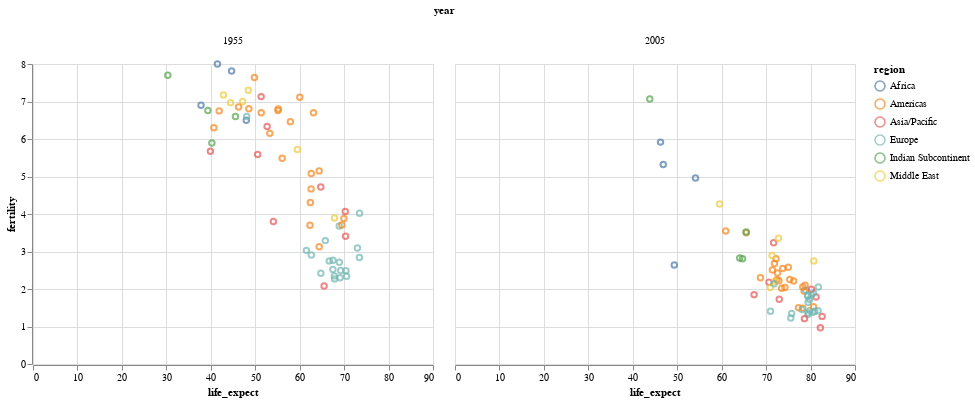

Notebook code for this chart:
### Code cell
chart = alt.Chart(
    df[df['year'].isin([1955, 2005])]
).mark_point(
).encode(
    x='life_expect',
    y='fertility',
    color='region:N',
    column='year'
)

chart.display()

### Figure 1 — Vega-Lite specification as saved in the notebook (floating-point values rounded to 4 significant figures)
{"$schema": "https://vega.github.io/schema/vega-lite/v3.4.0.json", "config": {"mark": {"tooltip": null}, "view": {"height": 300, "width": 400}}, "data": {"name": "data-22e08b1331cf96371226aeb5f19ef1f6"}, "datasets": {"data-22e08b1331cf96371226aeb5f19ef1f6": [{"cluster": 0, "country": "Afghanistan", "fertility": 7.7, "life_expect": 30.33, "pop": 8891209, "region": "Indian Subcontinent", "year": 1955}, {"cluster": 0, "country": "Afghanistan", "fertility": 7.069, "life_expect": 43.83, "pop": 29928987, "region": "Indian Subcontinent", "year": 2005}, {"cluster": 3, "country": "Argentina", "fertility": 3.127, "life_expect": 64.4, "pop": 18927821, "region": "Americas", "year": 1955}, {"cluster": 3, "country": "Argentina", "fertility": 2.254, "life_expect": 75.32, "pop": 39537943, "region": "Americas", "year": 2005}, {"cluster": 3, "country": "Aruba", "fertility": 5.15, "life_expect": 64.38, "pop": 53865, "region": "Americas", "year": 1955}, {"cluster": 3, "country": "Aruba", "fertility": 2.04, "life_expect": 74.24, "pop": 71566, "region": "Americas", "year": 2005}, {"cluster": 4, "country": "Australia", "fertility": 3.406, "life_expect": 70.33, "pop": 9277087, "region": "Asia/Pacific", "year": 1955}, {"cluster": 4, "country": "Australia", "fertility": 1.788, "life_expect": 81.23, "pop": 20090437, "region": "Asia/Pacific", "year": 2005}, {"cluster": 1, "country": "Austria", "fertility": 2.52, "life_expect": 67.48, "pop": 6946885, "region": "Europe", "year": 1955}, {"cluster": 1, "country": "Austria", "fertility": 1.42, "life_expect": 79.83, "pop": 8184691, "region": "Europe", "year": 2005}, {"cluster": 3, "country": "Bahamas", "fertility": 4.305, "life_expect": 62.41, "pop": 87138, "region": "Americas", "year": 1955}, {"cluster": 3, "country": "Bahamas", "fertility": 2.022, "life_expect": 73.5, "pop": 301790, "region": "Americas", "year": 2005}, {"cluster": 0, "country": "Bangladesh", "fertility": 6.76, "life_expect": 39.35, "pop": 49601520, "region": "Indian Subcontinent", "year": 1955}, {"cluster": 0, "country": "Bangladesh", "fertility": 2.826, "life_expect": 64.06, "pop": 144319628, "region": "Indian Subcontinent", "year": 2005}, {"cluster": 3, "country": "Barbados", "fertility": 4.67, "life_expect": 62.57, "pop": 227255, "region": "Americas", "year": 1955}, {"cluster": 3, "country": "Barbados", "fertility": 1.5, "life_expect": 77.3, "pop": 278870, "region": "Americas", "year": 2005}, {"cluster": 1, "country": "Belgium", "fertility": 2.496, "life_expect": 69.24, "pop": 8868475, "region": "Europe", "year": 1955}, {"cluster": 1, "country": "Belgium", "fertility": 1.646, "life_expect": 79.44, "pop": 10364388, "region": "Europe", "year": 2005}, {"cluster": 3, "country": "Bolivia", "fertility": 6.75, "life_expect": 41.89, "pop": 3074311, "region": "Americas", "year": 1955}, {"cluster": 3, "country": "Bolivia", "fertility": 3.5, "life_expect": 65.55, "pop": 8857870, "region": "Americas", "year": 2005}, {"cluster": 3, "country": "Brazil", "fertility": 6.15, "life_expect": 53.28, "pop": 61773546, "region": "Americas", "year": 1955}, {"cluster": 3, "country": "Brazil", "fertility": 2.245, "life_expect": 72.39, "pop": 186112794, "region": "Americas", "year": 2005}, {"cluster": 3, "country": "Canada", "fertility": 3.882, "life_expect": 69.96, "pop": 16050356, "region": "Americas", "year": 1955}, {"cluster": 3, "country": "Canada", "fertility": 1.527, "life_expect": 80.65, "pop": 32805041, "region": "Americas", "year": 2005}, {"cluster": 3, "country": "Chile", "fertility": 5.486, "life_expect": 56.07, "pop": 6743269, "region": "Americas", "year": 1955}, {"cluster": 3, "country": "Chile", "fertility": 1.944, "life_expect": 78.55, "pop": 15980912, "region": "Americas", "year": 2005}, {"cluster": 4, "country": "China", "fertility": 5.59, "life_expect": 50.55, "pop": 608655000, "region": "Asia/Pacific", "year": 1955}, {"cluster": 4, "country": "China", "fertility": 1.725, "life_expect": 72.96, "pop": 1303182268, "region": "Asia/Pacific", "year": 2005}, {"cluster": 3, "country": "Colombia", "fertility": 6.76, "life_expect": 55.12, "pop": 13588405, "region": "Americas", "year": 1955}, {"cluster": 3, "country": "Colombia", "fertility": 2.22, "life_expect": 72.89, "pop": 42954279, "region": "Americas", "year": 2005}, {"cluster": 3, "country": "Costa Rica", "fertility": 7.114, "life_expect": 60.03, "pop": 1031782, "region": "Americas", "year": 1955}, {"cluster": 3, "country": "Costa Rica", "fertility": 2.099, "life_expect": 78.78, "pop": 4016173, "region": "Americas", "year": 2005}, {"cluster": 1, "country": "Croatia", "fertility": 2.42, "life_expect": 64.77, "pop": 3955526, "region": "Europe", "year": 1955}, {"cluster": 1, "country": "Croatia", "fertility": 1.346, "life_expect": 75.75, "pop": 4495904, "region": "Europe", "year": 2005}, {"cluster": 3, "country": "Cuba", "fertility": 3.7, "life_expect": 62.33, "pop": 6381106, "region": "Americas", "year": 1955}, {"cluster": 3, "country": "Cuba", "fertility": 1.49, "life_expect": 78.27, "pop": 11346670, "region": "Americas", "year": 2005}, {"cluster": 3, "country": "Dominican Republic", "fertility": 7.641, "life_expect": 49.83, "pop": 2737257, "region": "Americas", "year": 1955}, {"cluster": 3, "country": "Dominican Republic", "fertility": 2.81, "life_expect": 72.23, "pop": 9049595, "region": "Americas", "year": 2005}, {"cluster": 3, "country": "Ecuador", "fertility": 6.7, "life_expect": 51.36, "pop": 3842399, "region": "Americas", "year": 1955}, {"cluster": 3, "country": "Ecuador", "fertility": 2.578, "life_expect": 74.99, "pop": 13363593, "region": "Americas", "year": 2005}, {"cluster": 5, "country": "Egypt", "fertility": 6.97, "life_expect": 44.44, "pop": 23855527, "region": "Middle East", "year": 1955}, {"cluster": 5, "country": "Egypt", "fertility": 2.891, "life_expect": 71.34, "pop": 77505756, "region": "Middle East", "year": 2005}, {"cluster": 3, "country": "El Salvador", "fertility": 6.806, "life_expect": 48.57, "pop": 2221139, "region": "Americas", "year": 1955}, {"cluster": 3, "country": "El Salvador", "fertility": 2.683, "life_expect": 71.88, "pop": 6704932, "region": "Americas", "year": 2005}, {"cluster": 1, "country": "Finland", "fertility": 2.769, "life_expect": 67.49, "pop": 4234900, "region": "Europe", "year": 1955}, {"cluster": 1, "country": "Finland", "fertility": 1.825, "life_expect": 79.31, "pop": 5223442, "region": "Europe", "year": 2005}, {"cluster": 1, "country": "France", "fertility": 2.712, "life_expect": 68.93, "pop": 43427669, "region": "Europe", "year": 1955}, {"cluster": 1, "country": "France", "fertility": 1.892, "life_expect": 80.66, "pop": 60656178, "region": "Europe", "year": 2005}, {"cluster": 1, "country": "Georgia", "fertility": 2.909, "life_expect": 62.62, "pop": 3827154, "region": "Europe", "year": 1955}, {"cluster": 1, "country": "Georgia", "fertility": 1.407, "life_expect": 70.99, "pop": 4677401, "region": "Europe", "year": 2005}, {"cluster": 1, "country": "Germany", "fertility": 2.3, "life_expect": 69.1, "pop": 70195612, "region": "Europe", "year": 1955}, {"cluster": 1, "country": "Germany", "fertility": 1.36, "life_expect": 79.41, "pop": 82431390, "region": "Europe", "year": 2005}, {"cluster": 1, "country": "Greece", "fertility": 2.27, "life_expect": 67.86, "pop": 7965538, "region": "Europe", "year": 1955}, {"cluster": 1, "country": "Greece", "fertility": 1.325, "life_expect": 79.48, "pop": 10668354, "region": "Europe", "year": 2005}, {"cluster": 3, "country": "Grenada", "fertility": 6.7, "life_expect": 63.11, "pop": 84621, "region": "Americas", "year": 1955}, {"cluster": 3, "country": "Grenada", "fertility": 2.302, "life_expect": 68.72, "pop": 89502, "region": "Americas", "year": 2005}, {"cluster": 3, "country": "Haiti", "fertility": 6.3, "life_expect": 40.7, "pop": 3376419, "region": "Americas", "year": 1955}, {"cluster": 3, "country": "Haiti", "fertility": 3.545, "life_expect": 60.92, "pop": 8121622, "region": "Americas", "year": 2005}, {"cluster": 4, "country": "Hong Kong", "fertility": 4.72, "life_expect": 64.75, "pop": 2490400, "region": "Asia/Pacific", "year": 1955}, {"cluster": 4, "country": "Hong Kong", "fertility": 0.966, "life_expect": 82.21, "pop": 6898686, "region": "Asia/Pacific", "year": 2005}, {"cluster": 1, "country": "Iceland", "fertility": 4.023, "life_expect": 73.47, "pop": 158044, "region": "Europe", "year": 1955}, {"cluster": 1, "country": "Iceland", "fertility": 2.052, "life_expect": 81.76, "pop": 296737, "region": "Europe", "year": 2005}, {"cluster": 0, "country": "India", "fertility": 5.896, "life_expect": 40.25, "pop": 393000000, "region": "Indian Subcontinent", "year": 1955}, {"cluster": 0, "country": "India", "fertility": 2.807, "life_expect": 64.7, "pop": 1080264388, "region": "Indian Subcontinent", "year": 2005}, {"cluster": 4, "country": "Indonesia", "fertility": 5.672, "life_expect": 39.92, "pop": 86807000, "region": "Asia/Pacific", "year": 1955}, {"cluster": 4, "country": "Indonesia", "fertility": 2.182, "life_expect": 70.65, "pop": 218465000, "region": "Asia/Pacific", "year": 2005}, {"cluster": 5, "country": "Iran", "fertility": 7, "life_expect": 47.18, "pop": 18729000, "region": "Middle East", "year": 1955}, {"cluster": 5, "country": "Iran", "fertility": 2.04, "life_expect": 70.96, "pop": 68017860, "region": "Middle East", "year": 2005}, {"cluster": 5, "country": "Iraq", "fertility": 7.3, "life_expect": 48.44, "pop": 5903253, "region": "Middle East", "year": 1955}, {"cluster": 5, "country": "Iraq", "fertility": 4.264, "life_expect": 59.55, "pop": 26074906, "region": "Middle East", "year": 2005}, {"cluster": 1, "country": "Ireland", "fertility": 3.68, "life_expect": 68.9, "pop": 2916133, "region": "Europe", "year": 1955}, {"cluster": 1, "country": "Ireland", "fertility": 1.964, "life_expect": 78.89, "pop": 4015676, "region": "Europe", "year": 2005}, {"cluster": 5, "country": "Israel", "fertility": 3.893, "life_expect": 67.84, "pop": 1772032, "region": "Middle East", "year": 1955}, {"cluster": 5, "country": "Israel", "fertility": 2.75, "life_expect": 80.75, "pop": 6276883, "region": "Middle East", "year": 2005}, {"cluster": 1, "country": "Italy", "fertility": 2.35, "life_expect": 67.81, "pop": 48633000, "region": "Europe", "year": 1955}, {"cluster": 1, "country": "Italy", "fertility": 1.379, "life_expect": 80.55, "pop": 58103033, "region": "Europe", "year": 2005}, {"cluster": 3, "country": "Jamaica", "fertility": 5.08, "life_expect": 62.61, "pop": 1488805, "region": "Americas", "year": 1955}, {"cluster": 3, "country": "Jamaica", "fertility": 2.429, "life_expect": 72.57, "pop": 2735520, "region": "Americas", "year": 2005}, {"cluster": 4, "country": "Japan", "fertility": 2.08, "life_expect": 65.5, "pop": 89815060, "region": "Asia/Pacific", "year": 1955}, {"cluster": 4, "country": "Japan", "fertility": 1.27, "life_expect": 82.6, "pop": 127417244, "region": "Asia/Pacific", "year": 2005}, {"cluster": 2, "country": "Kenya", "fertility": 7.816, "life_expect": 44.69, "pop": 7033999, "region": "Africa", "year": 1955}, {"cluster": 2, "country": "Kenya", "fertility": 4.959, "life_expect": 54.11, "pop": 33829590, "region": "Africa", "year": 2005}, {"cluster": 4, "country": "South Korea", "fertility": 3.8, "life_expect": 54.08, "pop": 8839427, "region": "Asia/Pacific", "year": 1955}, {"cluster": 4, "country": "South Korea", "fertility": 1.85, "life_expect": 67.3, "pop": 22912177, "region": "Asia/Pacific", "year": 2005}, {"cluster": 4, "country": "North Korea", "fertility": 6.332, "life_expect": 52.68, "pop": 21551834, "region": "Asia/Pacific", "year": 1955}, {"cluster": 4, "country": "North Korea", "fertility": 1.21, "life_expect": 78.62, "pop": 48640671, "region": "Asia/Pacific", "year": 2005}, {"cluster": 5, "country": "Lebanon", "fertility": 5.72, "life_expect": 59.49, "pop": 1560985, "region": "Middle East", "year": 1955}, {"cluster": 5, "country": "Lebanon", "fertility": 2.209, "life_expect": 71.99, "pop": 3826018, "region": "Middle East", "year": 2005}, {"cluster": 3, "country": "Mexico", "fertility": 6.8, "life_expect": 55.19, "pop": 32929914, "region": "Americas", "year": 1955}, {"cluster": 3, "country": "Mexico", "fertility": 2.211, "life_expect": 76.19, "pop": 106202903, "region": "Americas", "year": 2005}, {"cluster": 1, "country": "Netherlands", "fertility": 3.095, "life_expect": 72.99, "pop": 10750842, "region": "Europe", "year": 1955}, {"cluster": 1, "country": "Netherlands", "fertility": 1.721, "life_expect": 79.76, "pop": 16407491, "region": "Europe", "year": 2005}, {"cluster": 4, "country": "New Zealand", "fertility": 4.07, "life_expect": 70.26, "pop": 2136168, "region": "Asia/Pacific", "year": 1955}, {"cluster": 4, "country": "New Zealand", "fertility": 1.994, "life_expect": 80.2, "pop": 4035461, "region": "Asia/Pacific", "year": 2005}, {"cluster": 2, "country": "Nigeria", "fertility": 6.9, "life_expect": 37.8, "pop": 35458978, "region": "Africa", "year": 1955}, {"cluster": 2, "country": "Nigeria", "fertility": 5.322, "life_expect": 46.86, "pop": 128765768, "region": "Africa", "year": 2005}, {"cluster": 1, "country": "Norway", "fertility": 2.837, "life_expect": 73.44, "pop": 3427409, "region": "Europe", "year": 1955}, {"cluster": 1, "country": "Norway", "fertility": 1.848, "life_expect": 80.2, "pop": 4593041, "region": "Europe", "year": 2005}, {"cluster": 0, "country": "Pakistan", "fertility": 6.6, "life_expect": 45.56, "pop": 44434445, "region": "Indian Subcontinent", "year": 1955}, {"cluster": 0, "country": "Pakistan", "fertility": 3.521, "life_expect": 65.48, "pop": 162419946, "region": "Indian Subcontinent", "year": 2005}, {"cluster": 3, "country": "Peru", "fertility": 6.853, "life_expect": 46.26, "pop": 8671500, "region": "Americas", "year": 1955}, {"cluster": 3, "country": "Peru", "fertility": 2.506, "life_expect": 71.42, "pop": 27925628, "region": "Americas", "year": 2005}, {"cluster": 4, "country": "Philippines", "fertility": 7.13, "life_expect": 51.33, "pop": 24553055, "region": "Asia/Pacific", "year": 1955}, {"cluster": 4, "country": "Philippines", "fertility": 3.233, "life_expect": 71.69, "pop": 87857473, "region": "Asia/Pacific", "year": 2005}, {"cluster": 1, "country": "Poland", "fertility": 3.29, "life_expect": 65.77, "pop": 27220668, "region": "Europe", "year": 1955}, {"cluster": 1, "country": "Poland", "fertility": 1.227, "life_expect": 75.56, "pop": 38557984, "region": "Europe", "year": 2005}, {"cluster": 1, "country": "Portugal", "fertility": 3.03, "life_expect": 61.51, "pop": 8692600, "region": "Europe", "year": 1955}, {"cluster": 1, "country": "Portugal", "fertility": 1.455, "life_expect": 78.1, "pop": 10566212, "region": "Europe", "year": 2005}, {"cluster": 2, "country": "Rwanda", "fertility": 8, "life_expect": 41.5, "pop": 2698272, "region": "Africa", "year": 1955}, {"cluster": 2, "country": "Rwanda", "fertility": 5.917, "life_expect": 46.24, "pop": 8440820, "region": "Africa", "year": 2005}, {"cluster": 5, "country": "Saudi Arabia", "fertility": 7.175, "life_expect": 42.87, "pop": 4243218, "region": "Middle East", "year": 1955}, {"cluster": 5, "country": "Saudi Arabia", "fertility": 3.352, "life_expect": 72.78, "pop": 26417599, "region": "Middle East", "year": 2005}, {"cluster": 2, "country": "South Africa", "fertility": 6.5, "life_expect": 47.98, "pop": 15368551, "region": "Africa", "year": 1955}, {"cluster": 2, "country": "South Africa", "fertility": 2.637, "life_expect": 49.34, "pop": 44344136, "region": "Africa", "year": 2005}, {"cluster": 1, "country": "Spain", "fertility": 2.75, "life_expect": 66.66, "pop": 29318745, "region": "Europe", "year": 1955}, {"cluster": 1, "country": "Spain", "fertility": 1.409, "life_expect": 80.94, "pop": 40341462, "region": "Europe", "year": 2005}, {"cluster": 1, "country": "Switzerland", "fertility": 2.34, "life_expect": 70.56, "pop": 4980000, "region": "Europe", "year": 1955}, {"cluster": 1, "country": "Switzerland", "fertility": 1.42, "life_expect": 81.7, "pop": 7489370, "region": "Europe", "year": 2005}, {"cluster": 1, "country": "Turkey", "fertility": 6.6, "life_expect": 48.08, "pop": 24144571, "region": "Europe", "year": 1955}, {"cluster": 1, "country": "Turkey", "fertility": 2.143, "life_expect": 71.78, "pop": 69660559, "region": "Europe", "year": 2005}, {"cluster": 1, "country": "United Kingdom", "fertility": 2.49, "life_expect": 70.42, "pop": 50946000, "region": "Europe", "year": 1955}, {"cluster": 1, "country": "United Kingdom", "fertility": 1.815, "life_expect": 79.42, "pop": 60441457, "region": "Europe", "year": 2005}, {"cluster": 3, "country": "United States", "fertility": 3.706, "life_expect": 69.49, "pop": 165931000, "region": "Americas", "year": 1955}, {"cluster": 3, "country": "United States", "fertility": 2.054, "life_expect": 78.24, "pop": 295734134, "region": "Americas", "year": 2005}, {"cluster": 3, "country": "Venezuela", "fertility": 6.458, "life_expect": 57.91, "pop": 6170497, "region": "Americas", "year": 1955}, {"cluster": 3, "country": "Venezuela", "fertility": 2.547, "life_expect": 73.75, "pop": 25375281, "region": "Americas", "year": 2005}]}, "encoding": {"color": {"field": "region", "type": "nominal"}, "column": {"field": "year", "type": "quantitative"}, "x": {"field": "life_expect", "type": "quantitative"}, "y": {"field": "fertility", "type": "quantitative"}}, "mark": "point"}
